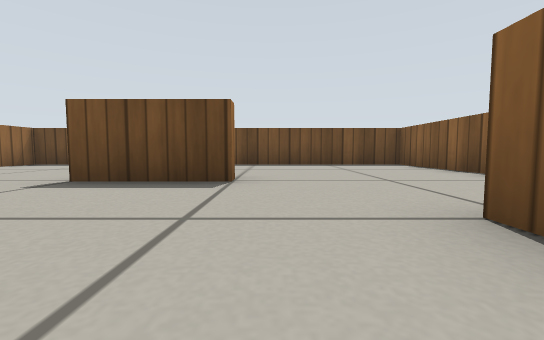
[1] (above)

13 first-person views from a walk through a world built for the Gazebo simulator. The camera is 0.19 m above the floor, tilts 4° down and sees 90° across. The floor is counted in squares, 0.5 m on a side. Each view is taken from the middle of a square. On the plan, view 1 faces up. The plan holds only what a view shows up to about 9 squares ahead; the rest is blank. Simple patterns stand in for the simulator's built-in surfaces.

[2]
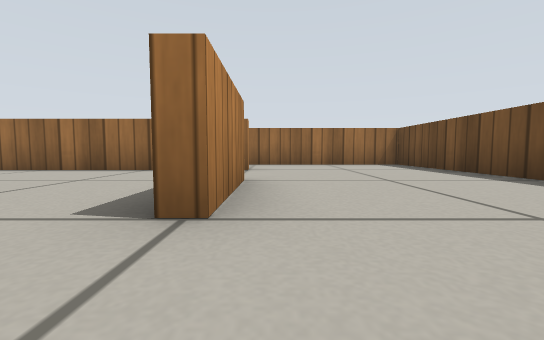

[3]
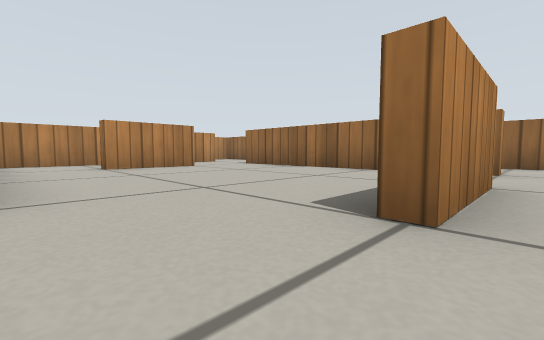

[4]
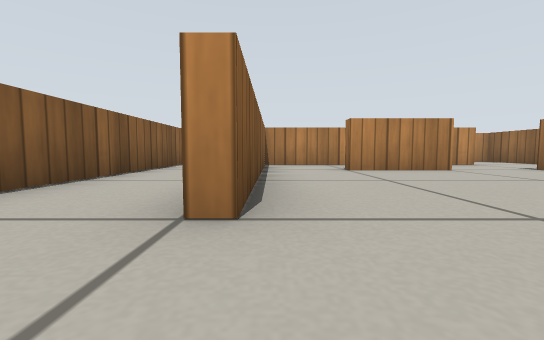

[5]
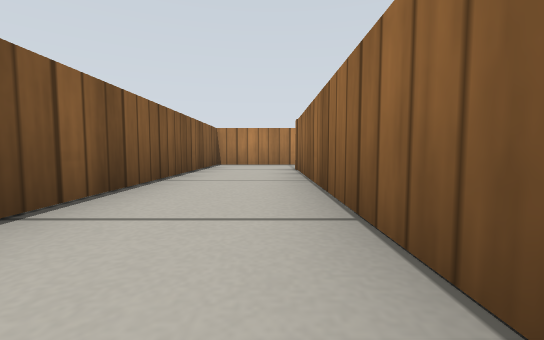

[6]
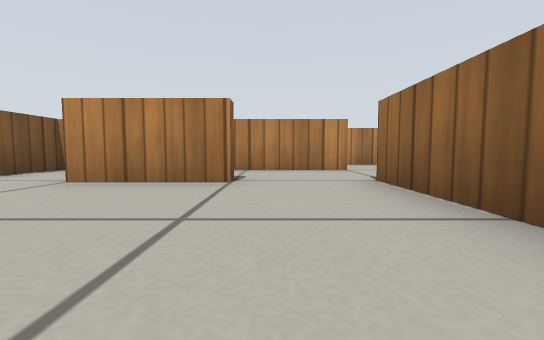

[7]
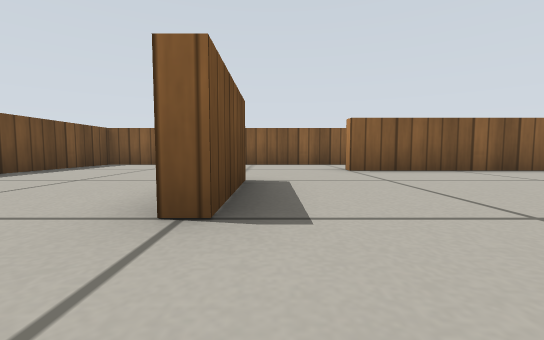

[8]
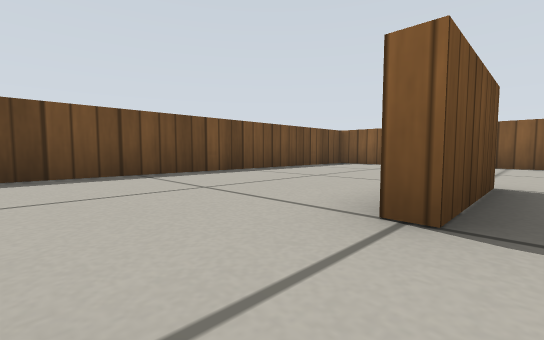

[9]
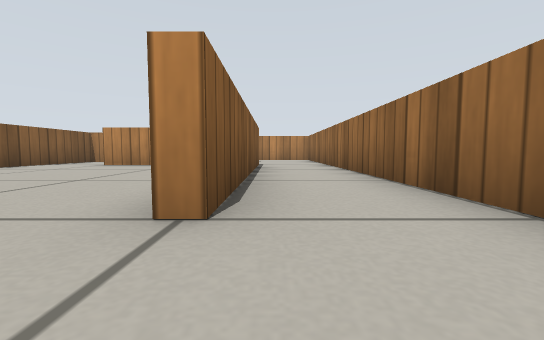

[10]
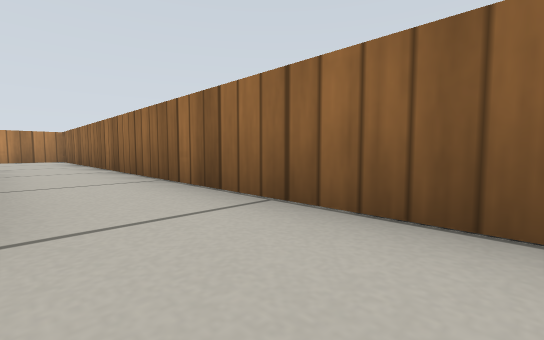

[11]
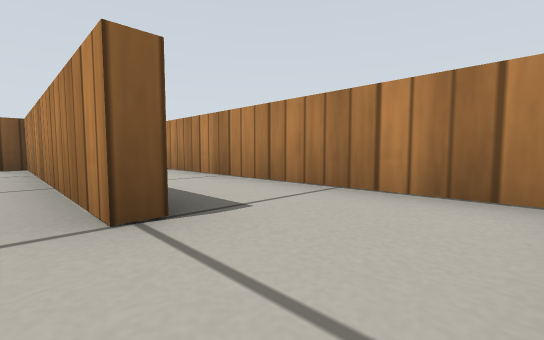

[12]
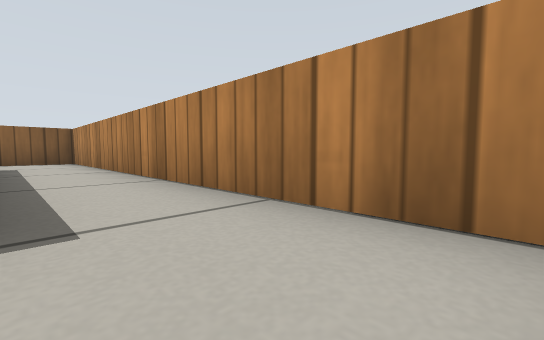

[13]
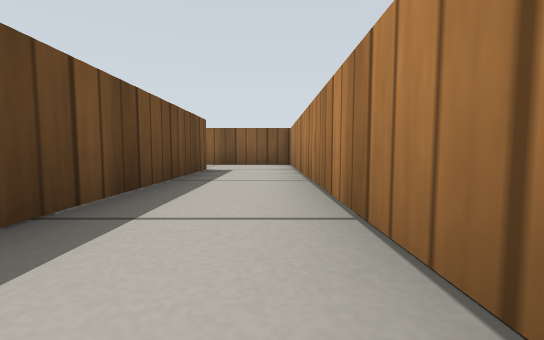

### Floor plan
Points are (right, up) in squares from view 1. A wall is a line through its corners. A room is listed if a view was taken in it or the views show most of it. See-through windows are left out.
Room 1 (views 1, 2, 3, 4, 5, 6, 7, 8, 9, 10, 11, 12, 13)
walls: (-0.5, 3.3) (-2.5, 3.3) (-2.5, 3.6) (-0.5, 3.6) (-0.5, 3.3); (1.5, 0.6) (1.5, -4.7) (-2.7, -4.7); (-4.3, 1.8) (-4.3, -2.5); (-2.6, -2.3) (-0.5, -2.3); (-4.6, -2.1) (-4.6, 3.6) (-4.2, 3.6); (-4.5, -4.8) (-4.5, -4.4) (1.2, -4.4) (1.2, 1.6); (-6.4, -6.5) (3.5, -6.5) (3.5, 7.5) (-6.5, 7.5) (-6.5, -6.2)

Positions as (right, up) in squares from view 1, and headings:
1: (0, 0), facing up
2: (1, 4), facing left
3: (1, 4), facing down-left
4: (1, 3), facing down
5: (2, 1), facing down
6: (-3, 1), facing down
7: (-4, 3), facing right
8: (-4, 3), facing up-right
9: (-5, 5), facing down
10: (-5, 5), facing down-left
11: (-6, -4), facing down-right
12: (-6, -5), facing down-right
13: (-4, -6), facing right
